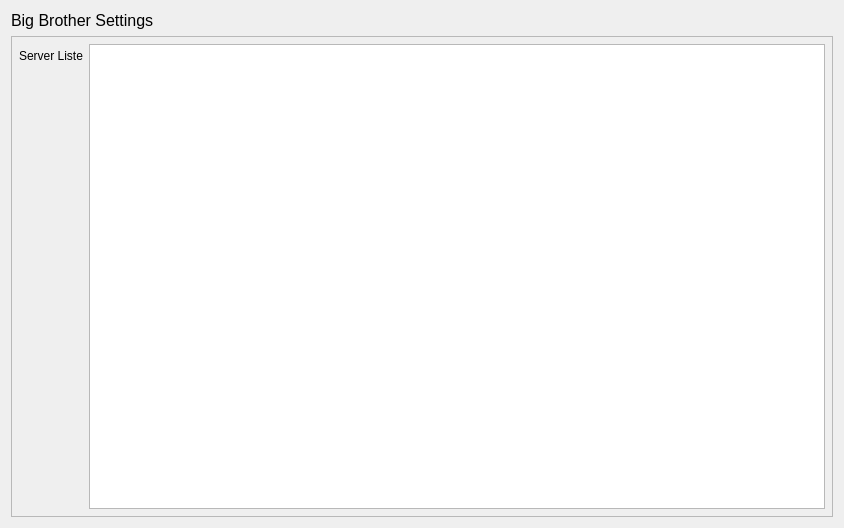
<?xml version="1.0" encoding="UTF-8"?>
<ui version="4.0">
 <class>Form</class>
 <widget class="QWidget" name="Form">
  <property name="geometry">
   <rect>
    <x>0</x>
    <y>0</y>
    <width>844</width>
    <height>528</height>
   </rect>
  </property>
  <property name="windowTitle">
   <string>Form</string>
  </property>
  <layout class="QVBoxLayout" name="verticalLayout">
   <item>
    <widget class="QLabel" name="label_2">
     <property name="font">
      <font>
       <pointsize>12</pointsize>
      </font>
     </property>
     <property name="text">
      <string>Big Brother Settings</string>
     </property>
    </widget>
   </item>
   <item>
    <widget class="QScrollArea" name="scrollArea">
     <property name="widgetResizable">
      <bool>true</bool>
     </property>
     <widget class="QWidget" name="scrollAreaWidgetContents">
      <property name="geometry">
       <rect>
        <x>0</x>
        <y>0</y>
        <width>818</width>
        <height>482</height>
       </rect>
      </property>
      <layout class="QVBoxLayout" name="verticalLayout_3">
       <property name="margin">
        <number>0</number>
       </property>
       <item>
        <layout class="QFormLayout" name="formLayout">
         <property name="margin">
          <number>7</number>
         </property>
         <item row="1" column="0">
          <widget class="QLabel" name="label">
           <property name="text">
            <string>Server Liste</string>
           </property>
          </widget>
         </item>
         <item row="1" column="1">
          <widget class="QTextEdit" name="server_list"/>
         </item>
        </layout>
       </item>
      </layout>
     </widget>
    </widget>
   </item>
  </layout>
 </widget>
 <resources/>
 <connections/>
</ui>
